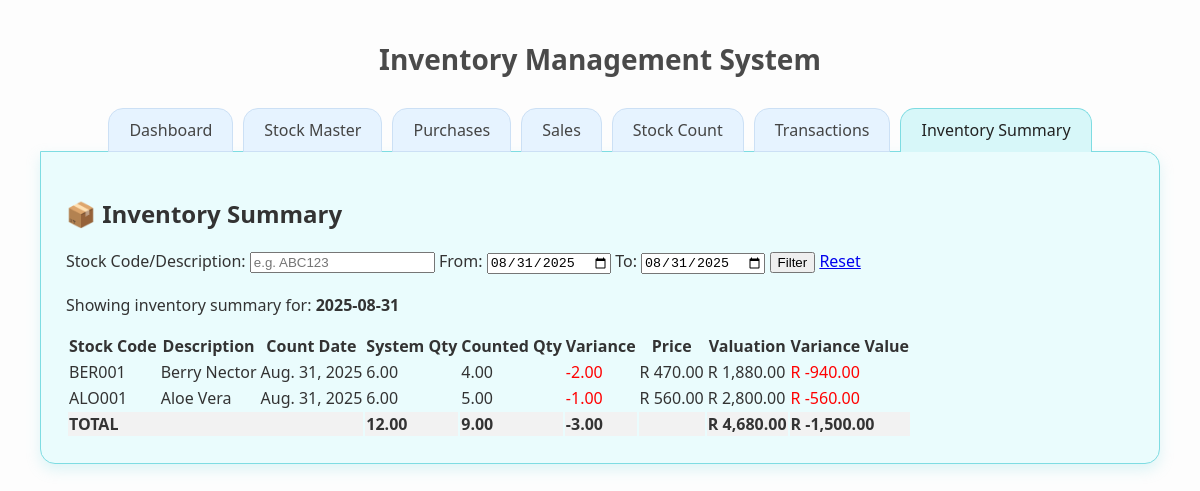
Page /inventory_summary/ on the committed database.
### stock_manager/models.py (models this page shows, shortened)
class StockTransaction(models.Model):
    stock_code = models.CharField(max_length=20, unique=True)
    stock_description = models.CharField(max_length=100)
    uom = models.CharField(max_length=10)  # Unit of Measure

class StockCountSession(models.Model):
    date = models.DateField()

class StockCountEntry(models.Model):
    session = models.ForeignKey(StockCountSession, on_delete=models.CASCADE, related_name='entries')
    stock_code = models.ForeignKey(StockTransaction, on_delete=models.CASCADE)
    quantity_counted = models.DecimalField(max_digits=10, decimal_places=2)

### stock_manager/views.py (the view)
# urls.py: path('inventory_summary/', views.inventory_summary, name='inventory_summary'),
def inventory_summary(request):
    summary = []
    start_date_param = request.GET.get('start_date')
    end_date_param = request.GET.get('end_date')
    search_query = request.GET.get('search')
    latest_session_date = StockCountEntry.objects.aggregate(
        latest=Max('session__date')
    )['latest']
    start_date = parse_date(start_date_param) if start_date_param else latest_session_date
    end_date = parse_date(end_date_param) if end_date_param else latest_session_date
    counts = StockCountEntry.objects.select_related('stock_code', 'session')
    if start_date:
        counts = counts.filter(session__date__gte=start_date)
    if end_date:
        counts = counts.filter(session__date__lte=end_date)
    if search_query:
        counts = counts.filter(
            Q(stock_code__stock_code__icontains=search_query) |
            Q(stock_code__stock_description__icontains=search_query)
        )
    def qty_sum(qs):
        return qs.aggregate(total=Sum('quantity'))['total'] or Decimal('0')
    total_system_qty = Decimal('0')
    total_counted_qty = Decimal('0')
    total_variance_qty = Decimal('0')
    total_variance_value = Decimal('0.00')
    total_valuation = Decimal('0.00')
    latest_counts_map = {}
    for count in counts.order_by('-session__date', '-id'):
        stock_id = count.stock_code_id
        if stock_id not in latest_counts_map:
            latest_counts_map[stock_id] = count
    latest_counts = latest_counts_map.values()
    for count in latest_counts:
        stock = count.stock_code
        count_date = count.session.date
        counted_qty = count.quantity_counted
        prior_count = StockCountEntry.objects.filter(
            stock_code=stock,
            session__date__lt=count_date
        ).order_by('-session__date', '-id').first()
        prior_qty = prior_count.quantity_counted if prior_count else Decimal('0')
        prior_date = prior_count.session.date if prior_count else None
        purchase_filter = Q(stock_code=stock, transaction_date__lte=count_date)
        sale_filter = Q(stock_code=stock, transaction_date__lte=count_date)
        if prior_date:
            purchase_filter &= Q(transaction_date__gt=prior_date)
            sale_filter &= Q(transaction_date__gt=prior_date)
        purchases_since = qty_sum(Purchase.objects.filter(purchase_filter))
        sales_since = qty_sum(Sale.objects.filter(sale_filter))
        system_qty = prior_qty + purchases_since - sales_since
        variance = counted_qty - system_qty
        latest_price = Purchase.objects.filter(
            stock_code=stock,
            transaction_date__lte=count_date
        ).order_by('-transaction_date').values_list('price_per_unit', flat=True).first() or Decimal('0')
        valuation = counted_qty * latest_price
        variance_value = variance * latest_price
        total_system_qty += system_qty
        total_counted_qty += counted_qty
        total_variance_qty += variance
        total_variance_value += variance_value
        total_valuation += valuation
        summary.append({
            'stock_code': stock.stock_code,
            'description': stock.stock_description,
            'count_date': count_date,
            'system_quantity': system_qty,
            'counted_quantity': counted_qty,
            'variance': variance,
            'latest_price': latest_price,
            'valuation': valuation,
            'variance_value': variance_value,
        })
    return render(request, 'inventory_summary.html', {
        'summary': summary,
        'search_query': search_query,
        'start_date': start_date,
        'end_date': end_date,
        'total_system_qty': total_system_qty,
        'total_counted_qty': total_counted_qty,
        'total_variance_qty': total_variance_qty,
        'total_valuation': total_valuation,
        'total_variance_value': total_variance_value,
        'active_tab': 'summary',
    })

### stock_manager/templates/inventory_summary.html
{% extends 'base.html' %}
{% load humanize %}
{% block content %}
<h2>📦 Inventory Summary</h2>
<form method="get" style="margin-bottom: 20px;">
  <label for="search">Stock Code/Description:</label>
  <input type="text" name="search" value="{{ search_query|default_if_none:'' }}" placeholder="e.g. ABC123">
  <label for="start_date">From:</label>
  <input type="date" name="start_date" value="{{ start_date|date:'Y-m-d' }}">
  <label for="end_date">To:</label>
  <input type="date" name="end_date" value="{{ end_date|date:'Y-m-d' }}">
  <button type="submit">Filter</button>
  <a href="{% url 'inventory_summary' %}">Reset</a>
</form>
<p>
  Showing inventory summary for: <strong>{{ start_date|date:"Y-m-d" }}</strong>
</p>
{% if summary %}
<table>
  <thead>
    <tr>
      <th>Stock Code</th>
      <th>Description</th>
      <th>Count Date</th>
      <th>System Qty</th>
      <th>Counted Qty</th>
      <th>Variance</th>
      <th>Price</th>
      <th>Valuation</th>
      <th>Variance Value</th>
    </tr>
  </thead>
  <tbody>
    {% for row in summary %}
      <tr>
        <td>{{ row.stock_code }}</td>
        <td>{{ row.description }}</td>
        <td>{{ row.count_date }}</td>
        <td>{{ row.system_quantity|intcomma }}</td>
        <td>{{ row.counted_quantity|intcomma }}</td>
        <td style="color:{% if row.variance < 0 %}red{% elif row.variance > 0 %}green{% else %}black{% endif %}">
          {{ row.variance|intcomma }}
        </td>
        <td>R {{ row.latest_price|floatformat:2|intcomma }}</td>
        <td>R {{ row.valuation|floatformat:2|intcomma }}</td>
        <td style="color:{% if row.variance_value < 0 %}red{% elif row.variance_value > 0 %}green{% else %}black{% endif %}">
          R {{ row.variance_value|floatformat:2|intcomma }}
        </td>
      </tr>
    {% endfor %}
    <tr style="font-weight:bold; background:#f2f2f2;">
      <td colspan="3">TOTAL</td>
      <td>{{ total_system_qty|intcomma }}</td>
      <td>{{ total_counted_qty|intcomma }}</td>
      <td>{{ total_variance_qty|intcomma }}</td>
      <td></td>
      <td>R {{ total_valuation|floatformat:2|intcomma }}</td>
      <td>R {{ total_variance_value|floatformat:2|intcomma }}</td>
    </tr>
  </tbody>
</table>
{% else %}
  <p>No stock counts found for the selected filters.</p>
{% endif %}
{% endblock %}

### stock_manager/templates/base.html (style rules this page uses)
:root { --tab-default-bg: #e6f3ff; --tab-default-border: #cce0f5; --accent: #dddddd; --accent-bg: #f7f7f7; --panel-bg: #ffffff; --shadow: rgba(0,0,0,0.06); }
body.theme-summary { --accent:#7edce2; --accent-bg:#d7f7f9; --panel-bg:#eafcfd; --shadow:rgba(126,220,226,.25); }
body { font-family: "Segoe UI", Tahoma, sans-serif; margin: 40px; background-color: #fdfdfd; color: #333; }

### rows in the picture
StockTransaction: stock_code "BER001", description "Berry Nector"
StockCountSession: count_date "Aug. 31, 2025" "Aug. 31, 2025"
StockCountEntry: counted_quantity "4.00"
StockTransaction: stock_code "ALO001", description "Aloe Vera"
StockCountEntry: counted_quantity "5.00"

### other values in the picture
{{ start_date|date:"Y-m-d" }} "2025-08-31"
{{ row.system_quantity|intcomma }} "6.00" "6.00"
{{ row.variance|intcomma }} "-2.00" "-1.00"
{{ row.latest_price|floatformat:2|intcomma }} "470.00" "560.00"
{{ row.valuation|floatformat:2|intcomma }} "1,880.00" "2,800.00"
{{ row.variance_value|floatformat:2|intcomma }} "-940.00" "-560.00"
{{ total_system_qty|intcomma }} "12.00"
{{ total_counted_qty|intcomma }} "9.00"
{{ total_variance_qty|intcomma }} "-3.00"
{{ total_valuation|floatformat:2|intcomma }} "4,680.00"
{{ total_variance_value|floatformat:2|intcomma }} "-1,500.00"
